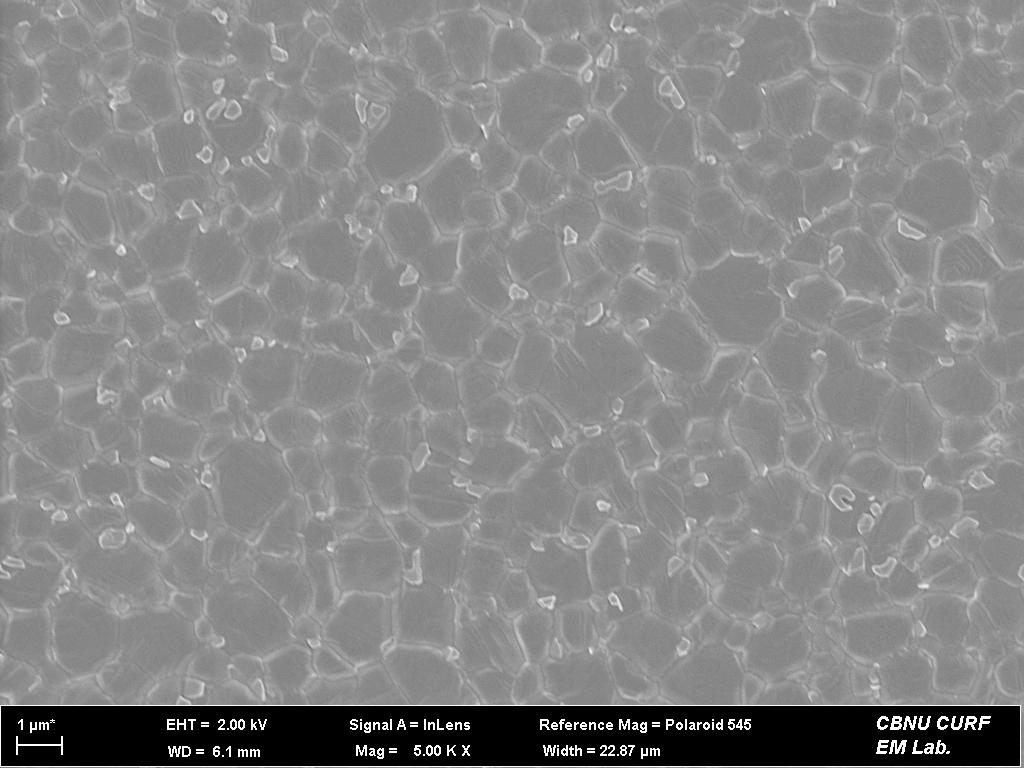
#> input picture balanced_dataset/images/class0_pbI2/04-01.jpg, 1024 x 768 px; its folder holds only this picture in this run
$ python -i amcaa_pipeline.py   (imports and definitions only)
#> lines starting #> are read from the running program, lines starting #| are printed output that depends on the picture; after the words box and inside, x2 and y2 are one past the last pixel; in counts of white or black regions, pixels touching at a corner belong together
import os
import json
import cv2
import numpy as np
import matplotlib
# [1 line not run here, left out]
import matplotlib.pyplot as plt
from dataclasses import dataclass, asdict
from typing import List, Tuple


CLAHE_CLIP        = 3.0
CLAHE_GRID        = 8
MIN_AREA_LARGE    = 40
MIN_AREA_MICRO    = 4
MAX_AREA          = 20000
MIN_CIRCULARITY   = 0.40
MIN_SOLIDITY      = 0.50
CONFIDENCE_THRESH = 0.30
NMS_IOU_THRESH    = 0.40
MAX_FILL_RATIO    = 0.06


@dataclass
class Detection:
    x: int
    y: int
    w: int
    h: int
    area: float
    perimeter: float
    circularity: float
    solidity: float
    contrast: float
    source: str
    confidence: float


def load_image(path: str) -> Tuple[np.ndarray, np.ndarray]:
    gray  = cv2.imread(path, cv2.IMREAD_GRAYSCALE)
    color = cv2.imread(path, cv2.IMREAD_COLOR)
    if gray is None:
        raise FileNotFoundError(f"Image not found: {path}")
    return gray, color


def crop_sem_bar(gray: np.ndarray, color: np.ndarray) -> Tuple[np.ndarray, np.ndarray, int]:
    h, w = gray.shape
    scan = gray[int(h * 0.85):, :]
    row_medians = np.median(scan, axis=1)
    dark_rows = np.where(row_medians < 15)[0]
    if len(dark_rows) > 0:
        # Cut 5 pixels above the strictly dark text background to clear the white divider line
        cut_y = int(h * 0.85) + dark_rows[0] - 5
    else:
        # Fallback to hard 12% bottom crop to safely remove metadata
        cut_y = int(h * 0.88)
    return gray[:cut_y, :], color[:cut_y, :], cut_y


def preprocess(gray: np.ndarray) -> np.ndarray:
    denoised = cv2.GaussianBlur(gray, (3, 3), 0)
    clahe    = cv2.createCLAHE(clipLimit=CLAHE_CLIP, tileGridSize=(CLAHE_GRID, CLAHE_GRID))
    return clahe.apply(denoised)


# ─── PATH A: Dark Percentile (large + medium pinholes) ─────────────────────

def dark_region_mask(enhanced: np.ndarray) -> np.ndarray:
    dark_pct = float(np.percentile(enhanced, 12))
    _, binary = cv2.threshold(enhanced, int(max(dark_pct, 3)), 255, cv2.THRESH_BINARY_INV)

    total_px = float(binary.shape[0] * binary.shape[1])
    fill = cv2.countNonZero(binary) / total_px
    if fill > MAX_FILL_RATIO:
        dark_pct = float(np.percentile(enhanced, 6))
        _, binary = cv2.threshold(enhanced, int(max(dark_pct, 3)), 255, cv2.THRESH_BINARY_INV)

    k_close = cv2.getStructuringElement(cv2.MORPH_ELLIPSE, (7, 7))
    k_open  = cv2.getStructuringElement(cv2.MORPH_ELLIPSE, (5, 5))
    binary  = cv2.morphologyEx(binary, cv2.MORPH_CLOSE, k_close, iterations=2)
    binary  = cv2.morphologyEx(binary, cv2.MORPH_OPEN,  k_open,  iterations=2)
    return binary


# ─── PATH B: Micro-pinhole detection (tiny sub-10px defects) ───────────────

def micro_pinhole_mask(enhanced: np.ndarray) -> np.ndarray:
    micro_thresh = float(np.percentile(enhanced, 3))
    _, binary = cv2.threshold(enhanced, int(max(micro_thresh, 3)), 255, cv2.THRESH_BINARY_INV)

    k_close = cv2.getStructuringElement(cv2.MORPH_ELLIPSE, (3, 3))
    binary = cv2.morphologyEx(binary, cv2.MORPH_CLOSE, k_close, iterations=1)
    return binary


# ─── Feature extraction & filtering ────────────────────────────────────────

def compute_local_contrast(gray: np.ndarray, x: int, y: int, w: int, h: int,
                            contour: np.ndarray) -> float:
    pad = max(w, h, 15)
    x0  = max(0, x - pad)
    y0  = max(0, y - pad)
    x1  = min(gray.shape[1], x + w + pad)
    y1  = min(gray.shape[0], y + h + pad)
    neighborhood = gray[y0:y1, x0:x1]

    mask_full = np.zeros(gray.shape[:2], dtype=np.uint8)
    cv2.drawContours(mask_full, [contour], -1, 255, -1)
    mask_roi = mask_full[y0:y1, x0:x1]

    interior = neighborhood[mask_roi == 255]
    exterior = neighborhood[mask_roi == 0]

    if len(interior) == 0 or len(exterior) == 0:
        return 0.0

    int_mean = float(np.mean(interior))
    ext_mean = float(np.mean(exterior))
    if ext_mean < 1.0:
        return 0.0
    return float(np.clip((ext_mean - int_mean) / ext_mean, 0.0, 1.0))


def compute_confidence(area: float, circularity: float, solidity: float,
                        contrast: float, is_micro: bool) -> float:
    area_norm  = float(np.clip(area / 2000.0, 0.0, 1.0))
    micro_bonus = 0.08 if is_micro else 0.0
    conf = (0.40 * contrast +
            0.25 * circularity +
            0.15 * solidity +
            0.10 * area_norm +
            0.10 +
            micro_bonus)
    return float(np.clip(conf, 0.0, 1.0))


def extract_detections(mask: np.ndarray, gray_orig: np.ndarray,
                        source: str,
                        min_area: int = MIN_AREA_LARGE,
                        max_area: int = MAX_AREA,
                        min_circ: float = MIN_CIRCULARITY,
                        min_solid: float = MIN_SOLIDITY,
                        conf_thresh: float = CONFIDENCE_THRESH) -> List[Detection]:
    contours, _ = cv2.findContours(mask, cv2.RETR_EXTERNAL, cv2.CHAIN_APPROX_SIMPLE)
    dets         = []
    img_median   = float(np.median(gray_orig))
    img_std      = float(np.std(gray_orig))
    dark_gate    = img_median - 0.75 * img_std

    for c in contours:
        area = cv2.contourArea(c)
        if area < min_area or area > max_area:
            continue

        perim = cv2.arcLength(c, True)
        if perim < 1.0:
            continue

        circ = float(4 * np.pi * area / (perim ** 2))

        # Relax circularity for large pinholes (they often have complex irregular shapes)
        dynamic_min_circ = min_circ
        if area > 500:
            dynamic_min_circ = max(0.15, min_circ - 0.25)
        elif area > 200:
            dynamic_min_circ = max(0.25, min_circ - 0.15)

        if circ < dynamic_min_circ:
            continue

        hull = cv2.convexHull(c)
        hull_area = cv2.contourArea(hull)
        solidity = float(area / (hull_area + 1e-6))
        if solidity < min_solid:
            continue

        x, y, w, h = cv2.boundingRect(c)
        aspect = float(max(w, h)) / float(min(w, h) + 1e-6)
        if aspect > 4.0:
            continue

        mask_tmp = np.zeros(gray_orig.shape[:2], dtype=np.uint8)
        cv2.drawContours(mask_tmp, [c], -1, 255, -1)
        interior_mean = float(np.mean(gray_orig[mask_tmp == 255]))
        if interior_mean > dark_gate:
            continue

        contrast = compute_local_contrast(gray_orig, int(x), int(y), int(w), int(h), c)
        if contrast < 0.15:
            continue

        is_micro = (source == "micro")
        conf = compute_confidence(float(area), circ, solidity, contrast, is_micro)

        if conf >= conf_thresh:
            dets.append(Detection(
                x=int(x), y=int(y), w=int(w), h=int(h),
                area=float(area), perimeter=float(perim),
                circularity=float(circ), solidity=float(solidity),
                contrast=float(contrast), source=source,
                confidence=float(conf),
            ))

    return dets


# ─── NMS ────────────────────────────────────────────────────────────────────

# [8 lines left out: function iou, not called in this run]


def nms(detections: List[Detection], iou_thresh: float = NMS_IOU_THRESH) -> List[Detection]:
    if not detections:
        return []
    dets = sorted(detections, key=lambda d: d.confidence, reverse=True)
    keep = []
    for d in dets:
        box = (d.x, d.y, d.w, d.h)
        if all(iou(box, (k.x, k.y, k.w, k.h)) < iou_thresh for k in keep):
            keep.append(d)
    return keep


# ─── Visualization & saving ────────────────────────────────────────────────

def annotate_image(color: np.ndarray, detections: List[Detection]) -> np.ndarray:
    out = color.copy()
    for d in detections:
        if d.source == "micro":
            c = (255, 100, 255)
            t = 1
        elif d.confidence > 0.55:
            c = (0, 255, 80)
            t = 2
        else:
            c = (0, 200, 255)
            t = 2
        cv2.rectangle(out, (d.x, d.y), (d.x + d.w, d.y + d.h), c, t)
        label = f"{d.confidence:.2f}"
        cv2.putText(out, label, (d.x, max(d.y - 4, 10)),
                    cv2.FONT_HERSHEY_SIMPLEX, 0.35, c, 1, cv2.LINE_AA)
    return out


def save_yolo(detections: List[Detection], img_shape: Tuple[int, int],
              path: str, class_id: int = 1):
    h_img, w_img = img_shape
    lines = []
    for d in detections:
        xc = (d.x + d.w / 2) / w_img
        yc = (d.y + d.h / 2) / h_img
        wn = d.w / w_img
        hn = d.h / h_img
        lines.append(f"{class_id} {xc:.6f} {yc:.6f} {wn:.6f} {hn:.6f}")
    os.makedirs(os.path.dirname(path) or ".", exist_ok=True)
    with open(path, "w") as f:
        f.write("\n".join(lines))


def save_json(detections: List[Detection], image_path: str, path: str):
    payload = {
        "image": os.path.basename(image_path),
        "num_detections": len(detections),
        "detections": [asdict(d) for d in detections]
    }
    os.makedirs(os.path.dirname(path) or ".", exist_ok=True)
    with open(path, "w") as f:
        json.dump(payload, f, indent=2)


def visualize_pipeline(stages: dict, output_path: str):
    n = len(stages)
    fig, axes = plt.subplots(1, n, figsize=(5 * n, 5))
    if n == 1:
        axes = [axes]
    for ax, (title, img) in zip(axes, stages.items()):
        if len(img.shape) == 2:
            ax.imshow(img, cmap="gray")
        else:
            ax.imshow(cv2.cvtColor(img, cv2.COLOR_BGR2RGB))
        ax.set_title(title, fontsize=10)
        ax.axis("off")
    plt.tight_layout()
    os.makedirs(os.path.dirname(output_path) or ".", exist_ok=True)
    plt.savefig(output_path, dpi=150, bbox_inches="tight")
    plt.close(fig)


# ─── Main pipeline ─────────────────────────────────────────────────────────

def run_single(image_path: str, output_dir: str,
               conf_thresh: float = CONFIDENCE_THRESH) -> List[Detection]:
    gray_raw, color_raw = load_image(image_path)
#> in load_image, gray is the input picture: shape (768, 1024); min 0, max 255, mean 134.4
    base = os.path.splitext(os.path.basename(image_path))[0]

    gray, color, cut_y = crop_sem_bar(gray_raw, color_raw)
#> in crop_sem_bar, `scan = gray[int(h * 0.85):, :]`:
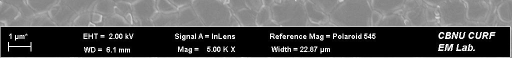
#> scan: shape (116, 1024) (shown at 1/2 size); min 0, max 255, mean 82.5
#> in crop_sem_bar, `row_medians = np.median(scan, axis=1)`: row_medians = 116 values, max 255 at index 114, min 0 at index 55, mean 70.33
#> in crop_sem_bar, `dark_rows = np.where(row_medians < 15)[0]`: dark_rows = 60 values from 54 to 113
#> in crop_sem_bar, `cut_y = int(h * 0.85) + dark_rows[0] - 5`: cut_y = 701
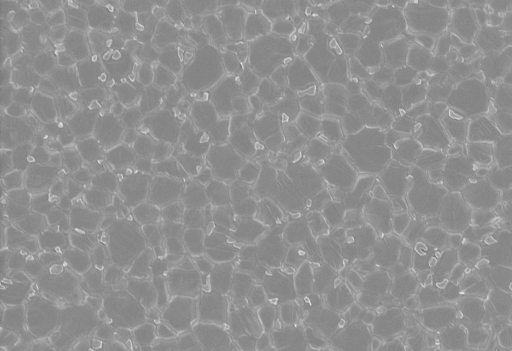
#> gray: shape (701, 1024) (shown at 1/2 size); min 97, max 243, mean 143.6
#> cut_y = 701
    enhanced = preprocess(gray)
#> in preprocess, `return clahe.apply(denoised)`:
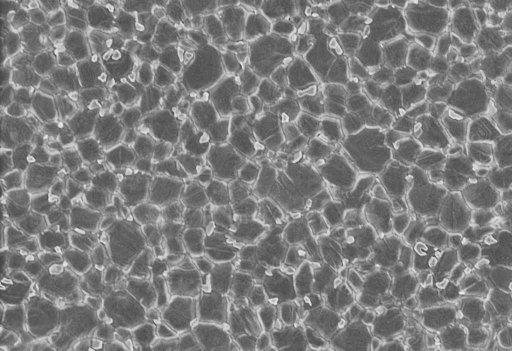
#> returned value: shape (701, 1024) (shown at 1/2 size); min 65, max 240, mean 124.5

    mask_large = dark_region_mask(enhanced)
#> in dark_region_mask, `dark_pct = float(np.percentile(enhanced, 12))`: dark_pct = 94
#> in dark_region_mask, `_, binary = cv2.threshold(enhanced, int(max(dark_pct, 3)), 255, cv2.TH..`:
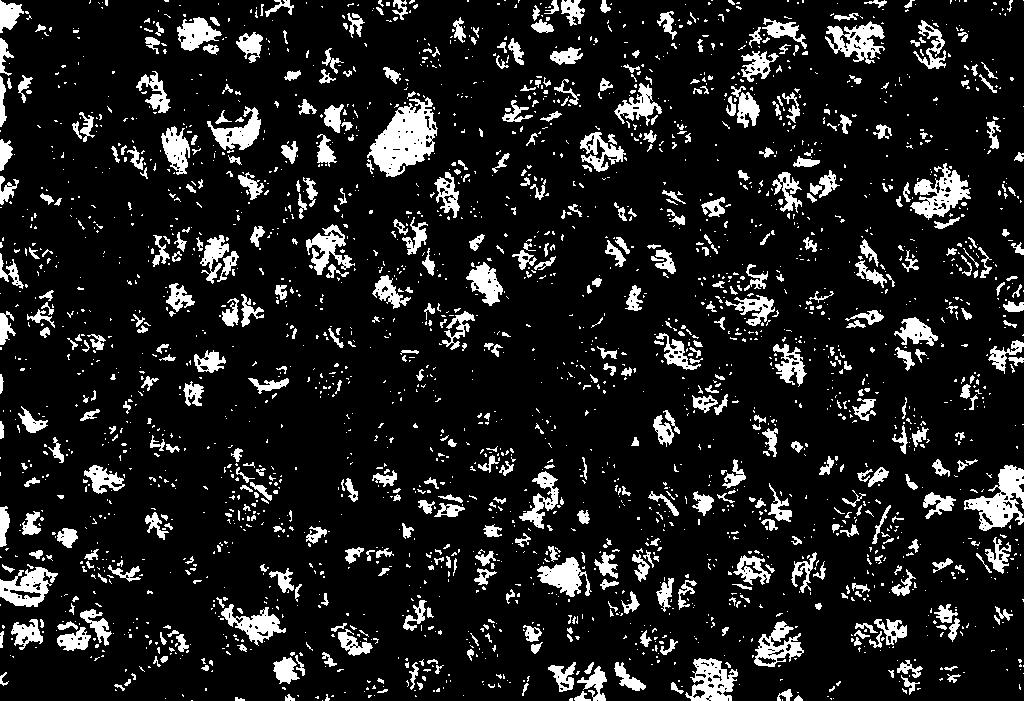
#> binary: shape (701, 1024); 12.2% white; 2586 white regions (2027 under 20 px), largest, box (x1, y1, x2, y2) and area: (367, 97, 438, 177) 3023, (964, 465, 1024, 531) 1852, (910, 163, 971, 220) 1525
#> in dark_region_mask, `fill = cv2.countNonZero(binary) / total_px`: fill = 0.122
#> in dark_region_mask, `dark_pct = float(np.percentile(enhanced, 6))`: dark_pct = 91
    dets_large = extract_detections(mask_large, gray, "large",
                                     min_area=MIN_AREA_LARGE,
                                     conf_thresh=conf_thresh)
#> in extract_detections, `contours, _ = cv2.findContours(mask, cv2.RETR_EXTERNAL, cv2.CHAIN_APPR..`: contours = 185 contours; largest, box (x1, y1, x2, y2) and area: (369, 91, 434, 177) 3272, (727, 19, 806, 127) 2982, (897, 164, 970, 228) 2478, (966, 465, 1024, 531) 2322, (534, 543, 618, 596) 2278
#> in extract_detections, `img_median   = float(np.median(gray_orig))`: img_median = 141
#> in extract_detections, `img_std      = float(np.std(gray_orig))`: img_std = 10.66
#> in extract_detections, `dark_gate    = img_median - 0.75 * img_std`: dark_gate = 133
#> the loop in extract_detections, `for c in contours:` made 185 passes
#> (area, perim, circ, hull_area, solidity, x, y) on passes 1 to 8: (183.5, 61.21, 0.615, 189.5, 0.968, 777, 689), (94, 38.14, 0.812, 99, 0.949, 945, 668), (256, 83.6, 0.46, 322.5, 0.794, 615, 667), (327, 76.28, 0.706, 351.5, 0.93, 555, 666), (620, 136.1, 0.421, 870, 0.713, 570, 664), (476, 98.91, 0.611, 570.5, 0.834, 891, 661), (67.5, 32.73, 0.792, 71.5, 0.944, 203, 660), (1462.5, 163.5, 0.688, 1611, 0.908, 687, 659)

    mask_micro = micro_pinhole_mask(enhanced)
#> in micro_pinhole_mask, `binary = cv2.morphologyEx(binary, cv2.MORPH_CLOSE, k_close, iterations..`:
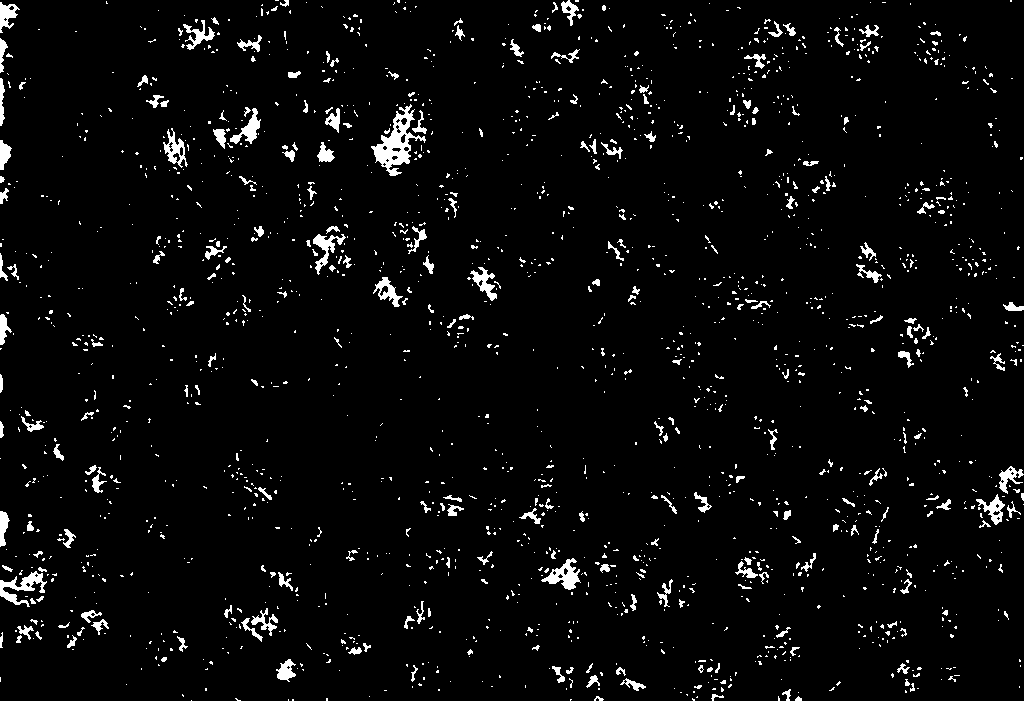
#> binary: shape (701, 1024); 3.8% white; 1944 white regions (1683 under 20 px), largest, box (x1, y1, x2, y2) and area: (371, 104, 426, 176) 1339, (0, 571, 47, 607) 615, (541, 558, 581, 590) 545
    dets_micro = extract_detections(mask_micro, gray, "micro",
                                     min_area=MIN_AREA_MICRO,
                                     min_circ=0.50,
                                     min_solid=0.55,
                                     conf_thresh=conf_thresh)
#> the loop in extract_detections (call 2), `for c in contours:` made 1944 passes
#> c on passes 1 to 3: [[191, 700]], [[570, 699], [570, 700], [571, 699]], [[292, 699], [292, 700], [293, 700], [293, 699]]

    all_dets   = dets_large + dets_micro
    detections = nms(all_dets)
#> the loop in nms, `for d in dets:` made 1 pass

    annotated = annotate_image(color, detections)
#> the loop in annotate_image, `for d in detections:` made 1 pass

    stages = {
        "CLAHE": enhanced,
        "Dark Mask (large)": mask_large,
        "Micro Mask (tiny)": mask_micro,
        f"Detections ({len(detections)})": annotated,
    }

    vis_path  = os.path.join(output_dir, "visualizations", f"{base}_pipeline.png")
    yolo_path = os.path.join(output_dir, "annotations", f"{base}.txt")
    json_path = os.path.join(output_dir, "annotations", f"{base}.json")
    ann_path  = os.path.join(output_dir, "visualizations", f"{base}_result.jpg")

    visualize_pipeline(stages, vis_path)
#> the loop in visualize_pipeline, `for ax, (title, img) in zip(axes, stages.items()):` made 4 passes
    save_yolo(detections, gray.shape, yolo_path)
#> the loop in save_yolo, `for d in detections:` made 1 pass
    save_json(detections, image_path, json_path)
    cv2.imwrite(ann_path, annotated)

    return detections


# [16 lines left out: function run_folder, not called in this run]

>>> result = run_single('../../balanced_dataset/images/class0_pbI2/04-01.jpg', 'out.png')

$ run again, on balanced_dataset/images/class0_pbI2/04-02.jpg
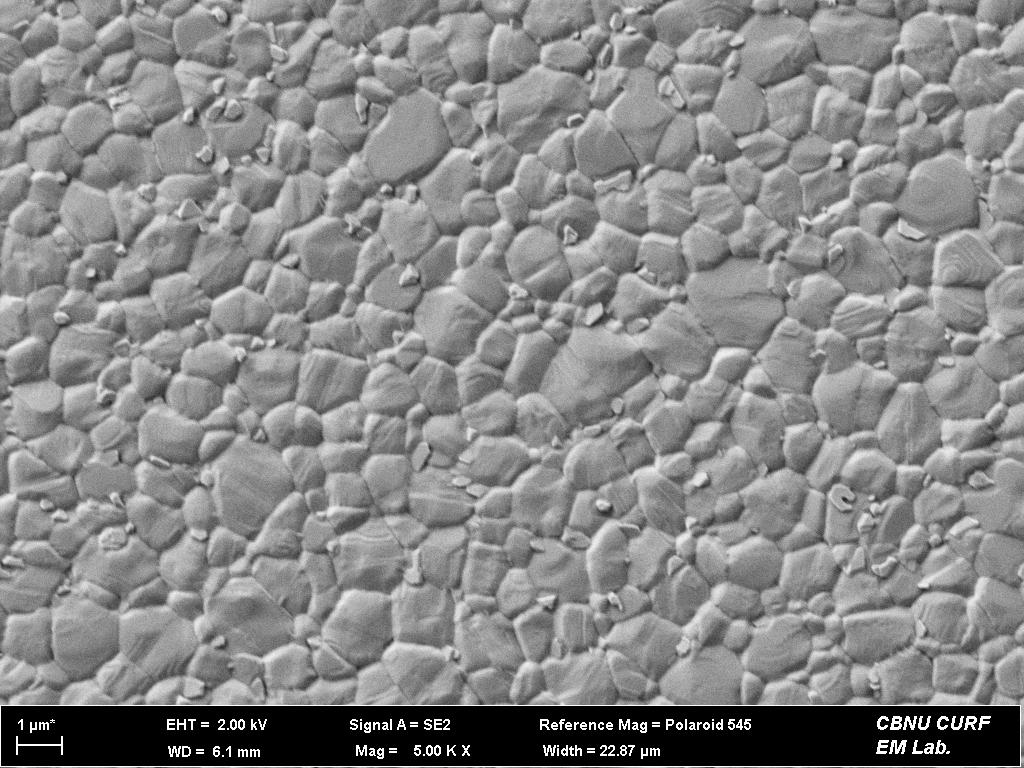
#> input picture balanced_dataset/images/class0_pbI2/04-02.jpg, 1024 x 768 px
#> in load_image, gray is the input picture: shape (768, 1024); min 0, max 255, mean 135.4
#> row_medians = 116 values, max 255 at index 53, min 0 at index 54, mean 71.61
#> dark_rows = 60 values from 54 to 113
#> in crop_sem_bar, `cut_y = int(h * 0.85) + dark_rows[0] - 5`: cut_y = 701
#> gray: shape (701, 1024)
#> in dark_region_mask, `dark_pct = float(np.percentile(enhanced, 12))`: dark_pct = 39
#> fill = 0.121
#> in dark_region_mask, `dark_pct = float(np.percentile(enhanced, 6))`: dark_pct = 23
#> contours = 124 contours; largest, box (x1, y1, x2, y2) and area: (282, 426, 323, 447) 521, (338, 501, 378, 533) 482, (575, 44, 612, 77) 474, (626, 354, 660, 380) 445, (22, 356, 49, 383) 411
#> img_median = 145
#> img_std = 30.58
#> dark_gate = 122.1
#> the loop in extract_detections, `for c in contours:` made 124 passes
#> area on passes 1, 2, 3, 4, 5, 30: 26, 22, 26, 22.5, 30, 22
#> the loop in extract_detections (call 2), `for c in contours:` made 762 passes
#> c on passes 1 to 3: [[902, 699], [902, 700], [903, 700], [903, 699]], [[479, 699], [479, 700], [480, 700]], [[624, 698], [626, 698]]
#> after the loop in annotate_image, `for d in detections:`:
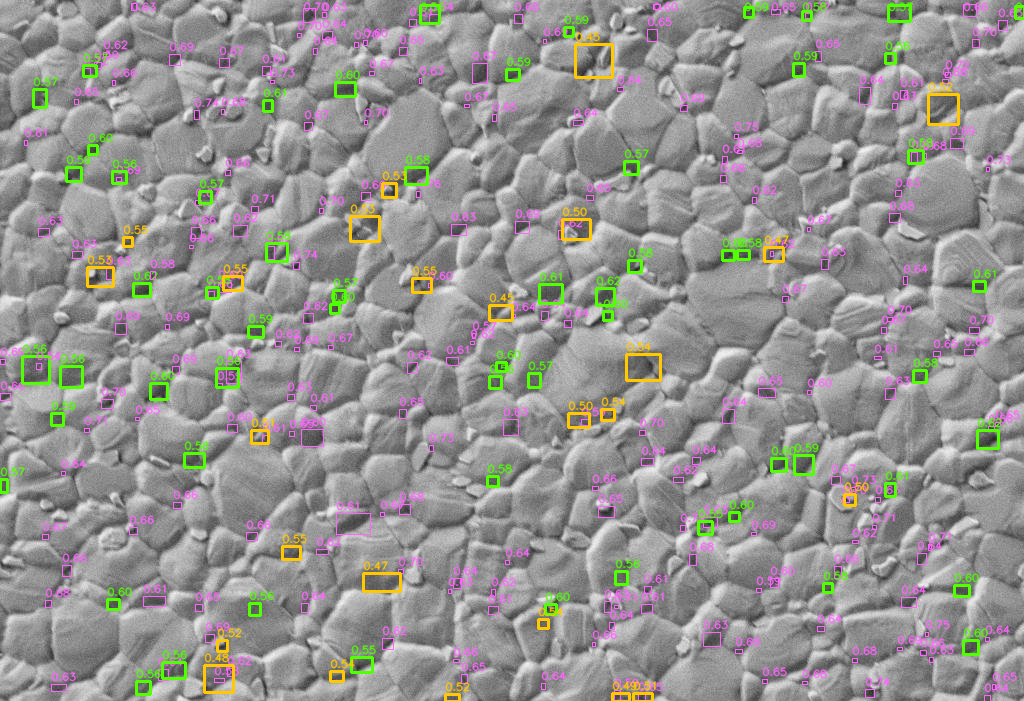
#> out: shape (701, 1024, 3); mean B, G, R 144.6, 147.2, 148.7
#> the loop in visualize_pipeline, `for ax, (title, img) in zip(axes, stages.items()):` made 4 passes
#> in visualize_pipeline, `plt.savefig(output_path, dpi=150, bbox_inches="tight")`:
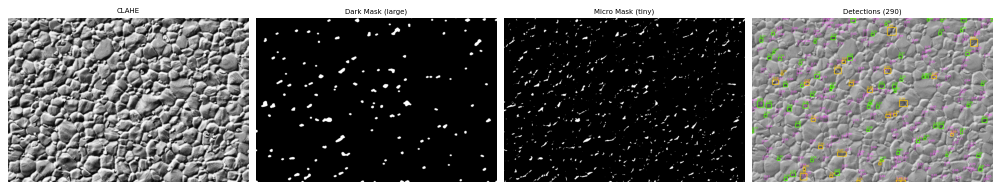
#> figure drawn by matplotlib, 4 panels
